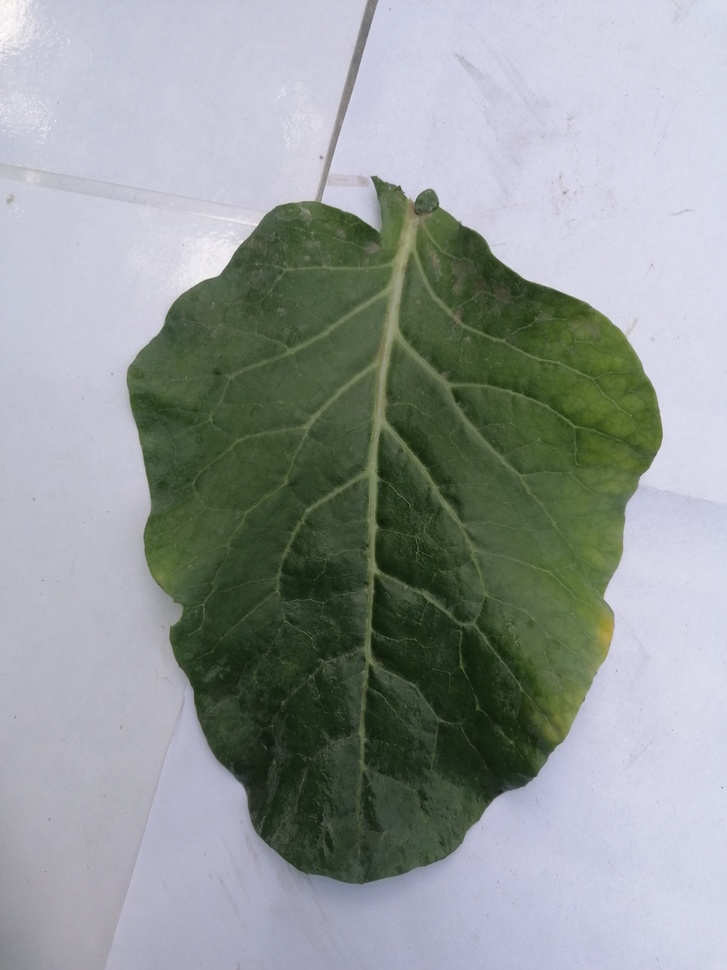
#> input picture final/dataset/original/Healthy/IMG (1).jpg, 727 x 970 px, shrunk from 3000 x 4000 before the run
$ jupyter execute --allow-errors classify-leaf-diseases.ipynb
#> lines starting #> are read from the running program, lines starting #| are printed output that depends on the picture
# Dataset from Kaggle

### Step 1: Import necessary libraries

[cell 1]
#import pandas as pd
import numpy as np
import os
import cv2
import time
import matplotlib.pyplot as plt

#import seaborn as sns
from sklearn.model_selection import train_test_split
from sklearn.metrics import classification_report, confusion_matrix, ConfusionMatrixDisplay
from sklearn.preprocessing import LabelEncoder

# Machine Learning models/algorithms
from sklearn.svm import SVC
from sklearn.ensemble import RandomForestClassifier
from sklearn.tree import DecisionTreeClassifier
from sklearn.model_selection import GridSearchCV
from sklearn.linear_model import LogisticRegression

import warnings
warnings.filterwarnings("ignore")

[cell 2]
# [19 lines of commented-out code are left out]

[cell 3]
# [19 lines of commented-out code are left out]

### Step 2: Preprocess the data
There will be 3 types of processed data:
- grayscaled
- colored
- masked or selectively cropped (the leaf is preserved, backgrounds become white)

Here is what we need to do for grayscale:
- crop image
- grayscale image
- convert the image into a 1 dimensional `numpy` array
- label the data so we can identify individual images within the array

[cell 4]
def crop_image(file_path: str):
    """Returns an OpenCV object image\n
    Given a file path, this function preserves the color of the image,\n
    crops it to 2000x2000 pixels, and finally converts it into a 1-dimensional array
    """
#> called with file_path = 'dataset/original/Healthy/IMG (1).jpg'
    # convert the image into a 3 dimensional numpy array
    # select only a portion of the numpy array to represent an 2000x2000 pixels cropped image
    # we can find center of image by halving the image dimensions
    # calculate crop boundaries (1000 pixels in each direction from center)

    # we can try increasing size of image once we get sufficient accuracy
    img = cv2.imread(file_path)
#> img is the input picture: shape (970, 727, 3); mean B, G, R 152.3, 153.1, 147
    center_y = img.shape[0] // 2
#> center_y = 485
    center_x = img.shape[1] // 2
#> center_x = 363
    start_y = center_y - 1000
#> start_y = -515
    start_x = center_x - 1000
#> start_x = -637
    end_y = center_y + 1000
#> end_y = 1485
    end_x = center_x + 1000
#> end_x = 1363
    return img[start_y:end_y, start_x:end_x]
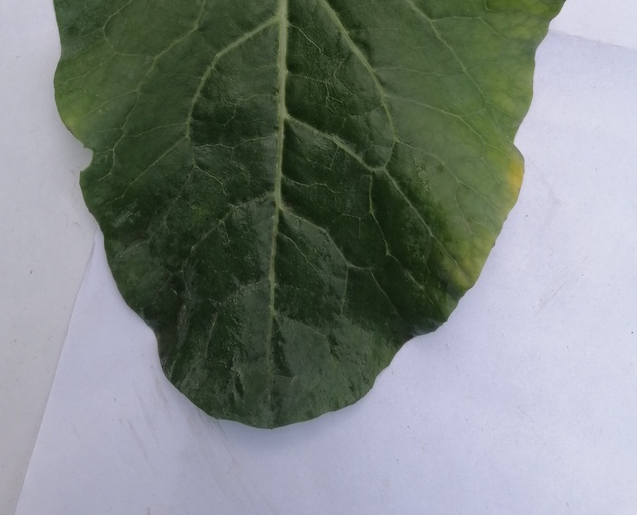
#> returned value: shape (515, 637, 3); mean of channels 0, 1, 2 128.7, 132.1, 124.3; drawn as B, G, R

[cell 5]
def grayscale_image(file_path: str):
    """Returns a 1-dimensional numpy array that represents a grayscale image\n
    Given a file path, this function turns the provided image file grayscale\n
    and converts it into a 1-dimensional array
    """
    # convert the image into a 3 dimensional numpy array,
    # then make the image grayscale, reducing it to a 2d numpy array
    # flatten 2d array into 1d
    return cv2.cvtColor(crop_image(file_path), cv2.COLOR_BGR2GRAY).ravel()

[cell 6]
def preprocess_images(imgs_per_category: int):
    """Crop all categories of images of cauliflower leaf, then return as array"""
    X = [] # features
    y = [] # labels
    start_time = time.time()
    # preprocess images from each disease category
    # then add the preprocessed images to the dataset while labelling them
    for category in ['Healthy', 'Black-Rot', 'Insect-Hole']:
        for file_name in os.listdir(f"dataset/original/{category}/")[:imgs_per_category]:
            # crop the image and reduce dimensionality of array
            X.append(crop_image(f"dataset/original/{category}/{file_name}").ravel())
            y.append(category) # label corresponding data

    # convert to numpy arrays and return training and testing data
    X = np.array(X)
    y = LabelEncoder().fit_transform(np.array(y))

    end_time = time.time()
    print(f"Preprocessed {3*imgs_per_category} images in {round(end_time - start_time, 2)}s")
    return train_test_split(X, y, test_size=0.2, random_state=42)

[cell 7]
def preprocess_grayscale_images(imgs_per_category: int):
    """Crop and grayscale all categories of images of cauliflower leaf, then return as array"""
    X = [] # features
    y = [] # labels
    start_time = time.time()
    # preprocess images from each disease category
    # then add the preprocessed images to the dataset while labelling them
    for category in ['Healthy', 'Black-Rot', 'Insect-Hole']:
        for file_name in os.listdir(f"dataset/original/{category}/")[:imgs_per_category]:
            X.append(grayscale_image(f"dataset/original/{category}/{file_name}"))
            y.append(category) # label corresponding data
#> pass 2 of the loop in preprocess_grayscale_images, `for category in ['Healthy', 'Black-Rot', 'Insect-Hole']:`:
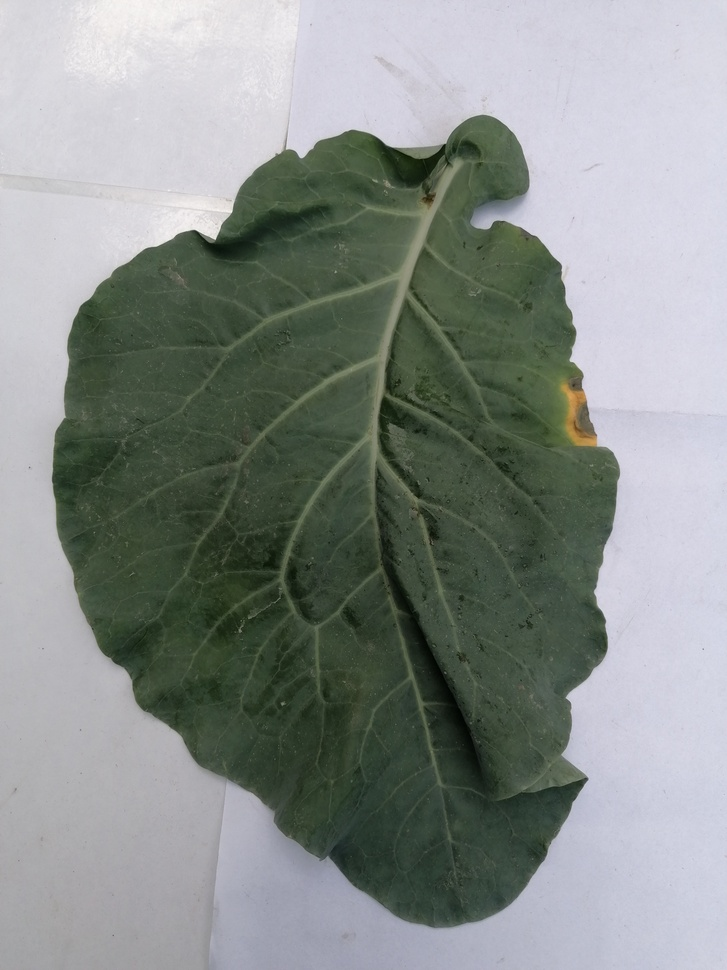
#> input picture final/dataset/original/Black-Rot/IMG (1).jpg, 727 x 970 px, shrunk from 3000 x 4000 before the run
#> in crop_image, img is the input picture: shape (970, 727, 3); mean B, G, R 138.9, 142.4, 136.3
#> in crop_image (call 2), `return img[start_y:end_y, start_x:end_x]`:
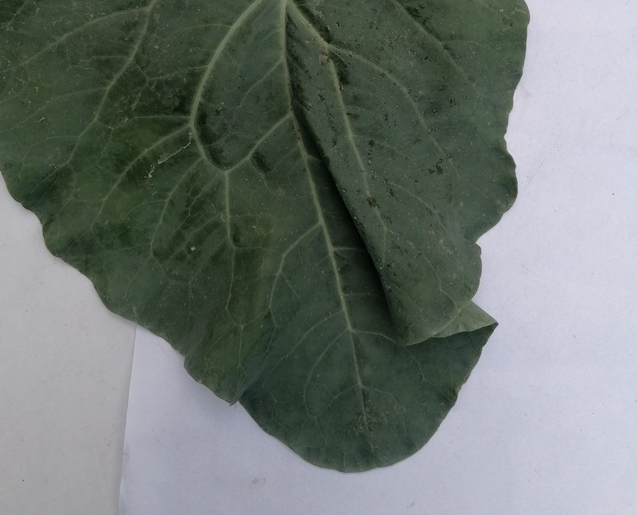
#> returned value: shape (515, 637, 3); mean of channels 0, 1, 2 115.4, 119.7, 111.7; drawn as B, G, R
#> pass 2 of the loop in preprocess_grayscale_images, `for category in ['Healthy', 'Black-Rot', 'Insect-Hole']:`:
#> pass 2 of the loop in preprocess_grayscale_images, `for category in ['Healthy', 'Black-Rot', 'Insect-Hole']:`:
#> pass 2 of the loop in preprocess_grayscale_images, `for category in ['Healthy', 'Black-Rot', 'Insect-Hole']:`:

    # convert to numpy arrays and return training and testing data
    X = np.array(X)
    y = LabelEncoder().fit_transform(np.array(y))

    end_time = time.time()
    print(f"Preprocessed with grayscale {3*imgs_per_category} images " +
          f"in {round(end_time - start_time, 2)}s")
    return train_test_split(X, y, test_size=0.2, random_state=42)

[cell 8]
def preprocess_grayscale_subject_images(imgs_per_category: int):
#> called with imgs_per_category = 100
    X = [] # features
    y = [] # labels
    start_time = time.time()
    # preprocess images from each disease category
    # then add the preprocessed images to the dataset while labelling them
    for category in ['Healthy', 'Black-Rot', 'Insect-Hole']:
        for file_name in os.listdir(f"dataset/processed-images/{category}/")[:imgs_per_category]:
            X.append(grayscale_image(f"dataset/processed-images/{category}/{file_name}"))
            y.append(category) # label corresponding data
#> pass 2 of the loop in preprocess_grayscale_subject_images, `for category in ['Healthy', 'Black-Rot', 'Insect-Hole']:`:
#> pass 2 of the loop in preprocess_grayscale_subject_images, `for category in ['Healthy', 'Black-Rot', 'Insect-Hole']:`:
#> pass 2 of the loop in preprocess_grayscale_subject_images, `for category in ['Healthy', 'Black-Rot', 'Insect-Hole']:`:
